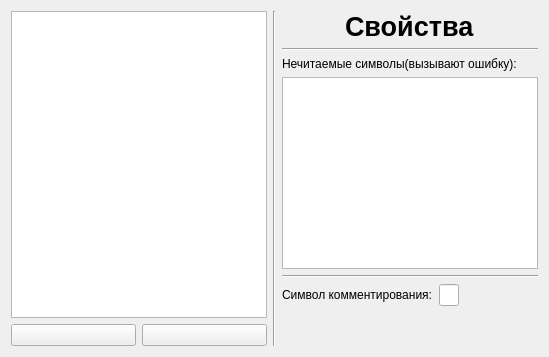
              <widget class="QWidget" name="tab_2">
               <attribute name="title">
                <string>Стойки</string>
               </attribute>
               <layout class="QHBoxLayout" name="horizontalLayout_53">
                <item>
                 <layout class="QVBoxLayout" name="verticalLayout_43">
                  <item>
                   <widget class="QListWidget" name="cnc_list"/>
                  </item>
                  <item>
                   <layout class="QHBoxLayout" name="horizontalLayout_54">
                    <item>
                     <widget class="QPushButton" name="remove_button_1">
                      <property name="text">
                       <string/>
                      </property>
                     </widget>
                    </item>
                    <item>
                     <widget class="QPushButton" name="add_button_1">
                      <property name="text">
                       <string/>
                      </property>
                     </widget>
                    </item>
                   </layout>
                  </item>
                 </layout>
                </item>
                <item>
                 <widget class="Line" name="line_17">
                  <property name="orientation">
                   <enum>Qt::Vertical</enum>
                  </property>
                 </widget>
                </item>
                <item>
                 <layout class="QVBoxLayout" name="verticalLayout_54">
                  <item>
                   <layout class="QHBoxLayout" name="horizontalLayout_3">
                    <item>
                     <spacer name="horizontalSpacer_7">
                      <property name="orientation">
                       <enum>Qt::Horizontal</enum>
                      </property>
                      <property name="sizeHint" stdset="0">
                       <size>
                        <width>40</width>
                        <height>20</height>
                       </size>
                      </property>
                     </spacer>
                    </item>
                    <item>
                     <widget class="QLabel" name="label_33">
                      <property name="font">
                       <font>
                        <pointsize>20</pointsize>
                        <weight>75</weight>
                        <bold>true</bold>
                       </font>
                      </property>
                      <property name="text">
                       <string>Свойства</string>
                      </property>
                     </widget>
                    </item>
                    <item>
                     <spacer name="horizontalSpacer_8">
                      <property name="orientation">
                       <enum>Qt::Horizontal</enum>
                      </property>
                      <property name="sizeHint" stdset="0">
                       <size>
                        <width>40</width>
                        <height>20</height>
                       </size>
                      </property>
                     </spacer>
                    </item>
                   </layout>
                  </item>
                  <item>
                   <widget class="Line" name="line_5">
                    <property name="orientation">
                     <enum>Qt::Horizontal</enum>
                    </property>
                   </widget>
                  </item>
                  <item>
                   <layout class="QVBoxLayout" name="verticalLayout_45">
                    <item>
                     <widget class="QLabel" name="label_34">
                      <property name="text">
                       <string>Нечитаемые символы(вызывают ошибку):</string>
                      </property>
                     </widget>
                    </item>
                    <item>
                     <widget class="QTextEdit" name="textEdit_2"/>
                    </item>
                   </layout>
                  </item>
                  <item>
                   <widget class="Line" name="line_18">
                    <property name="orientation">
                     <enum>Qt::Horizontal</enum>
                    </property>
                   </widget>
                  </item>
                  <item>
                   <layout class="QHBoxLayout" name="horizontalLayout_44">
                    <item>
                     <widget class="QLabel" name="label_37">
                      <property name="text">
                       <string>Символ комментирования:</string>
                      </property>
                     </widget>
                    </item>
                    <item>
                     <widget class="QLineEdit" name="lineEdit_22">
                      <property name="maximumSize">
                       <size>
                        <width>20</width>
                        <height>16777215</height>
                       </size>
                      </property>
                     </widget>
                    </item>
                    <item>
                     <spacer name="horizontalSpacer_20">
                      <property name="orientation">
                       <enum>Qt::Horizontal</enum>
                      </property>
                      <property name="sizeHint" stdset="0">
                       <size>
                        <width>40</width>
                        <height>20</height>
                       </size>
                      </property>
                     </spacer>
                    </item>
                   </layout>
                  </item>
                  <item>
                   <spacer name="verticalSpacer_19">
                    <property name="orientation">
                     <enum>Qt::Vertical</enum>
                    </property>
                    <property name="sizeHint" stdset="0">
                     <size>
                      <width>20</width>
                      <height>40</height>
                     </size>
                    </property>
                   </spacer>
                  </item>
                 </layout>
                </item>
               </layout>
              </widget>
